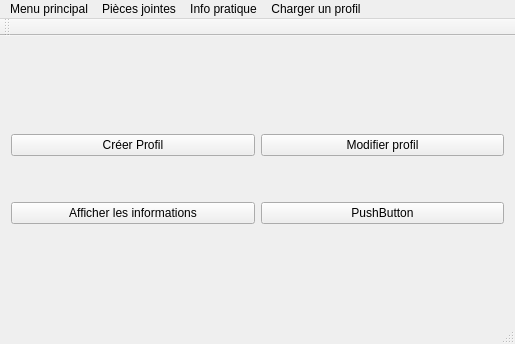
<?xml version="1.0" encoding="UTF-8"?>
<ui version="4.0">
 <class>appliGui</class>
 <widget class="QMainWindow" name="appliGui">
  <property name="geometry">
   <rect>
    <x>0</x>
    <y>0</y>
    <width>515</width>
    <height>344</height>
   </rect>
  </property>
  <property name="windowTitle">
   <string>appliGui</string>
  </property>
  <widget class="QWidget" name="centralWidget">
   <layout class="QVBoxLayout" name="verticalLayout_2">
    <item>
     <spacer name="verticalSpacer">
      <property name="orientation">
       <enum>Qt::Vertical</enum>
      </property>
      <property name="sizeHint" stdset="0">
       <size>
        <width>20</width>
        <height>40</height>
       </size>
      </property>
     </spacer>
    </item>
    <item>
     <layout class="QVBoxLayout" name="verticalLayout">
      <item>
       <layout class="QHBoxLayout" name="horizontalLayout">
        <item>
         <widget class="QPushButton" name="BoutonCreerProfil">
          <property name="text">
           <string>Créer Profil</string>
          </property>
         </widget>
        </item>
        <item>
         <widget class="QPushButton" name="pushButtonModif">
          <property name="text">
           <string>Modifier profil</string>
          </property>
         </widget>
        </item>
       </layout>
      </item>
      <item>
       <spacer name="verticalSpacer_3">
        <property name="orientation">
         <enum>Qt::Vertical</enum>
        </property>
        <property name="sizeHint" stdset="0">
         <size>
          <width>20</width>
          <height>40</height>
         </size>
        </property>
       </spacer>
      </item>
      <item>
       <layout class="QHBoxLayout" name="horizontalLayout_2">
        <item>
         <widget class="QPushButton" name="pushButtonAfficheInfo">
          <property name="text">
           <string>Afficher les informations</string>
          </property>
         </widget>
        </item>
        <item>
         <widget class="QPushButton" name="pushButton_4">
          <property name="text">
           <string>PushButton</string>
          </property>
         </widget>
        </item>
       </layout>
      </item>
     </layout>
    </item>
    <item>
     <spacer name="verticalSpacer_2">
      <property name="orientation">
       <enum>Qt::Vertical</enum>
      </property>
      <property name="sizeHint" stdset="0">
       <size>
        <width>20</width>
        <height>40</height>
       </size>
      </property>
     </spacer>
    </item>
   </layout>
  </widget>
  <widget class="QMenuBar" name="menuBar">
   <property name="geometry">
    <rect>
     <x>0</x>
     <y>0</y>
     <width>515</width>
     <height>21</height>
    </rect>
   </property>
   <widget class="QMenu" name="menumenu_principal">
    <property name="title">
     <string>Menu principal</string>
    </property>
    <addaction name="actionmessage"/>
    <addaction name="actionordonnance"/>
    <addaction name="actionimprimer"/>
    <addaction name="separator"/>
    <addaction name="actionFermer"/>
   </widget>
   <widget class="QMenu" name="menuPi_ces_jointes">
    <property name="title">
     <string>Pièces jointes</string>
    </property>
    <addaction name="actionAjouter_pi_ce_jointe"/>
    <addaction name="actionConsulter_les_pi_ces_jointes"/>
   </widget>
   <widget class="QMenu" name="menuInfo_pratique">
    <property name="title">
     <string>Info pratique</string>
    </property>
    <addaction name="actionLire_info"/>
    <addaction name="separator"/>
    <addaction name="actionA_propos"/>
   </widget>
   <widget class="QMenu" name="menuCharger_un_profil">
    <property name="title">
     <string>Charger un profil</string>
    </property>
   </widget>
   <addaction name="menumenu_principal"/>
   <addaction name="menuPi_ces_jointes"/>
   <addaction name="menuInfo_pratique"/>
   <addaction name="menuCharger_un_profil"/>
  </widget>
  <widget class="QToolBar" name="mainToolBar">
   <attribute name="toolBarArea">
    <enum>TopToolBarArea</enum>
   </attribute>
   <attribute name="toolBarBreak">
    <bool>false</bool>
   </attribute>
  </widget>
  <widget class="QStatusBar" name="statusBar"/>
  <action name="actionmessage">
   <property name="text">
    <string>Message</string>
   </property>
  </action>
  <action name="actionordonnance">
   <property name="text">
    <string>Ordonnance</string>
   </property>
  </action>
  <action name="actionimprimer">
   <property name="text">
    <string>Imprimer</string>
   </property>
  </action>
  <action name="actionFermer">
   <property name="text">
    <string>Fermer</string>
   </property>
  </action>
  <action name="actionAjouter_pi_ce_jointe">
   <property name="text">
    <string>Ajouter pièce jointe</string>
   </property>
  </action>
  <action name="actionConsulter_les_pi_ces_jointes">
   <property name="text">
    <string>Consulter les pièces jointes</string>
   </property>
  </action>
  <action name="actionLire_info">
   <property name="text">
    <string>Lire info</string>
   </property>
  </action>
  <action name="actionA_propos">
   <property name="text">
    <string>A propos</string>
   </property>
  </action>
 </widget>
 <layoutdefault spacing="6" margin="11"/>
 <resources/>
 <connections/>
</ui>
